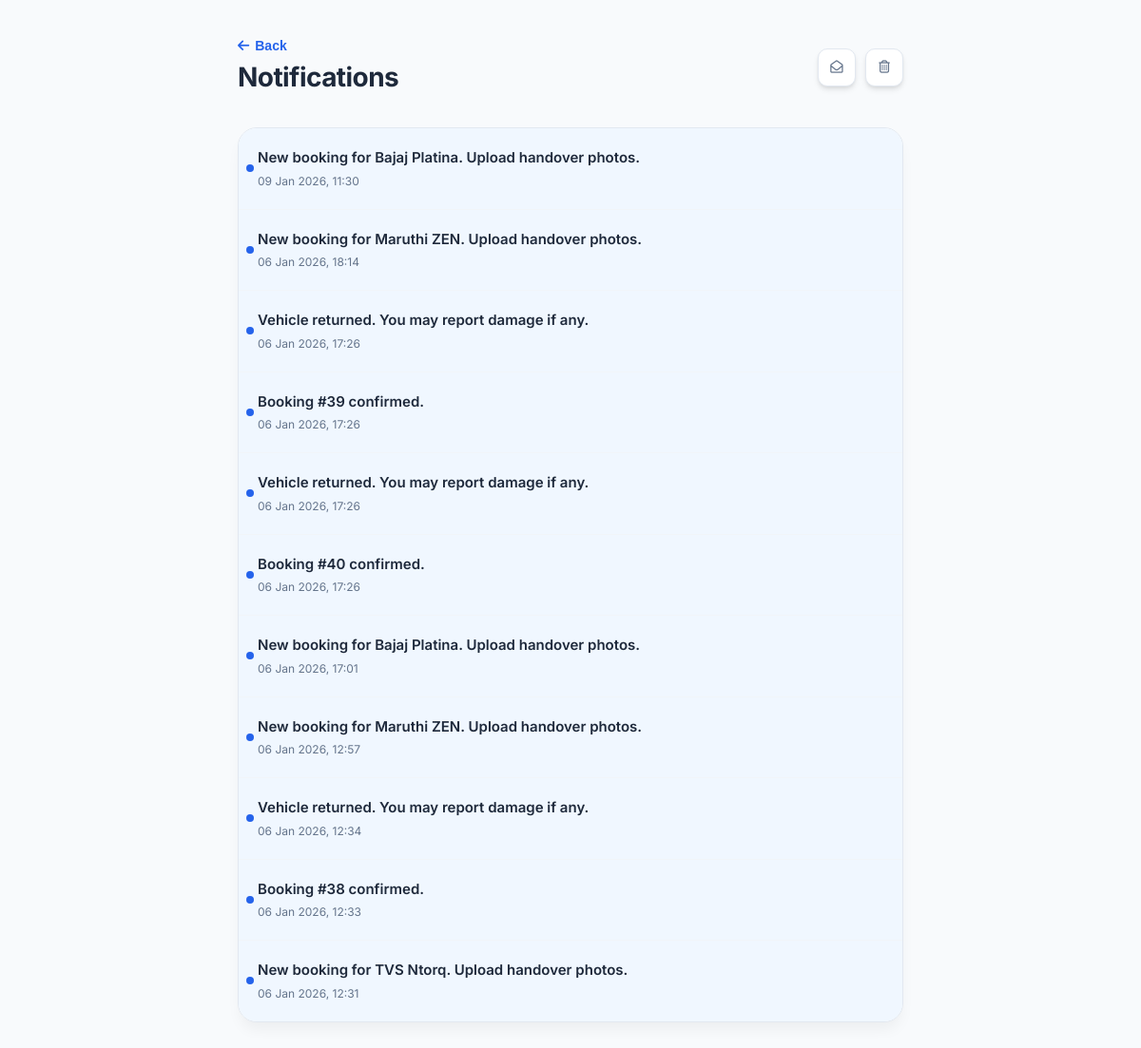
/notifications/ (signed in), run on an earlier commit of the app's database.
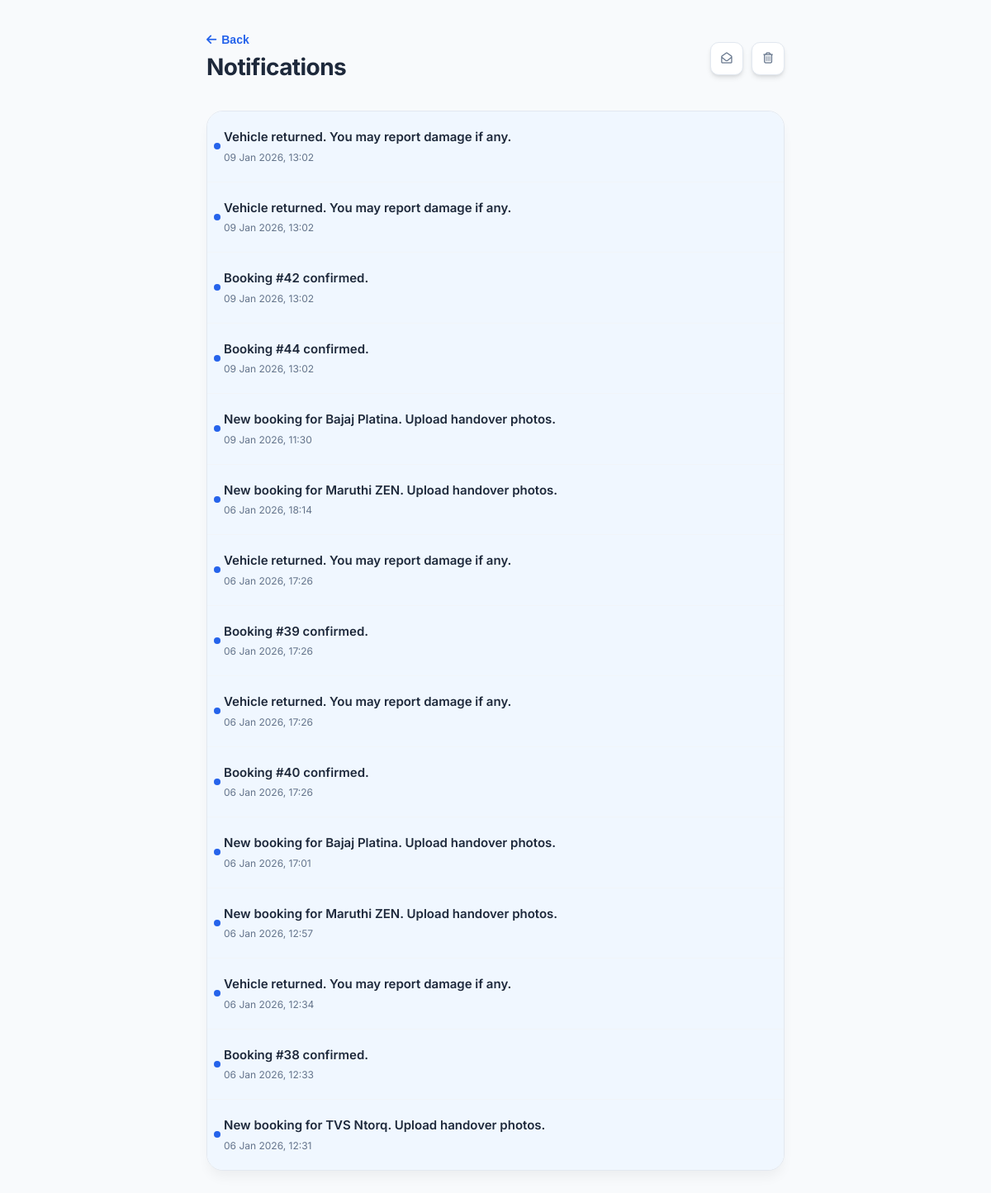
And on a later commit of the database.
### wheelzy_app/models.py (models this page shows, shortened)
class Notification(models.Model):
    user = models.ForeignKey(User, on_delete=models.CASCADE,related_name="notifications")
    message = models.TextField()
    is_read = models.BooleanField(default=False)
    created_at = models.DateTimeField(auto_now_add=True)

### wheelzy_app/views.py (the view)
# urls.py: path("notifications/", views.notifications_view, name="notifications"),
@login_required
def notifications_view(request):
    notifications = Notification.objects.filter(
        user=request.user
    ).order_by("-created_at")
    return render(request, "notifications.html", {
        "notifications": notifications
    })

### wheelzy_app/templates/notifications.html (shortened to what this page needs)
{% load static %}
<!DOCTYPE html>
<html lang="en">
<head>
    <link rel="stylesheet" href="https://cdnjs.cloudflare.com/ajax/libs/font-awesome/6.5.1/css/all.min.css" />
</head>
<body>
<div class="container">
    <div class="page-header">
        <div class="header-left">
            <button class="back-btn" onclick="history.back()">
                <i class="fa-solid fa-arrow-left"></i> Back
            </button>
            <h2>Notifications</h2>
        </div>
        <div class="actions">
            <button class="action-btn" title="Mark all as read" onclick="confirmMarkAllRead()">
                <i class="fa-regular fa-envelope-open"></i>
            </button>
            <button class="action-btn clear-read" title="Clear read" onclick="confirmClearRead()">
                <i class="fa-regular fa-trash-can"></i>
            </button>
        </div>
    </div>
    <div class="notification-card-wrapper">
        <div class="notification-list">
            {% for note in notifications %}
            <div class="note {% if not note.is_read %}unread{% endif %}"
                 data-id="{{ note.id }}"
                 data-message="{{ note.message|escapejs }}"
                 data-time="{{ note.created_at|date:'d M Y, H:i' }}"
                 onclick="openModal(this)">
                <div class="note-content">{{ note.message|truncatechars:85 }}</div>
                <div class="note-time">{{ note.created_at|date:"d M Y, H:i" }}</div>
            </div>
            {% empty %}
            <div class="empty-state">
                <i class="fa-regular fa-bell-slash"></i>
                <p>You're all caught up! No notifications here.</p>
            </div>
            {% endfor %}
        </div>
    </div>
</div>
</body>
</html>

### wheelzy_app/templates/notifications.html (style rules this page uses)
:root { --primary: #2563eb; --primary-hover: #1d4ed8; --danger: #ef4444; --bg-gray: #f8fafc; --text-main: #1e293b; --text-muted: #64748b; --card-shadow: 0 4px 6px -1px rgb(0 0 0 / 0.1), 0 2px 4px -2px rgb(0 0 0 / 0.1); }
body { font-family: 'Inter', sans-serif; background-color: var(--bg-gray); color: var(--text-main); margin: 0; padding: 40px 20px; line-height: 1.5; }
.container { max-width: 700px; margin: auto; }
.page-header { display: flex; justify-content: space-between; align-items: center; margin-bottom: 32px; }
.header-left h2 { margin: 4px 0 0 0; font-size: 28px; font-weight: 700; letter-spacing: -0.02em; }
.back-btn { background: none; border: none; color: var(--primary); font-weight: 600; font-size: 14px; cursor: pointer; padding: 0; display: flex; align-items: center; gap: 6px; transition: color 0.2s; }
.actions { display: flex; gap: 10px; }
.action-btn { height: 40px; width: 40px; display: flex; align-items: center; justify-content: center; border-radius: 10px; border: 1px solid #e2e8f0; background: white; color: var(--text-muted); cursor: pointer; transition: all 0.2s; box-shadow: var(--card-shadow); }
.notification-card-wrapper { background: white; border-radius: 20px; border: 1px solid #e2e8f0; overflow: hidden; box-shadow: 0 10px 15px -3px rgb(0 0 0 / 0.05); }
.note { padding: 20px; border-bottom: 1px solid #f1f5f9; cursor: pointer; transition: background 0.2s; position: relative; display: flex; flex-direction: column; gap: 4px; }
.note:last-child { border-bottom: none; }
.note.unread { background-color: #f0f7ff; }
.note.unread::before { content: ''; position: absolute; left: 8px; top: 50%; transform: translateY(-50%); width: 8px; height: 8px; background-color: var(--primary); border-radius: 50%; }
.note-content { font-size: 15px; color: var(--text-main); padding-right: 20px; }
.unread .note-content { font-weight: 600; }
.note-time { font-size: 12px; color: var(--text-muted); }

What changed in the data, as far as the page shows it:
added Notification: message "Vehicle returned. You may report damage if any.", created_at "09 Jan 2026, 13:02"
added Notification: message "Vehicle returned. You may report damage if any.", created_at "09 Jan 2026, 13:02"
added Notification: message "Booking #42 confirmed.", created_at "09 Jan 2026, 13:02"
added Notification: message "Booking #44 confirmed.", created_at "09 Jan 2026, 13:02"
